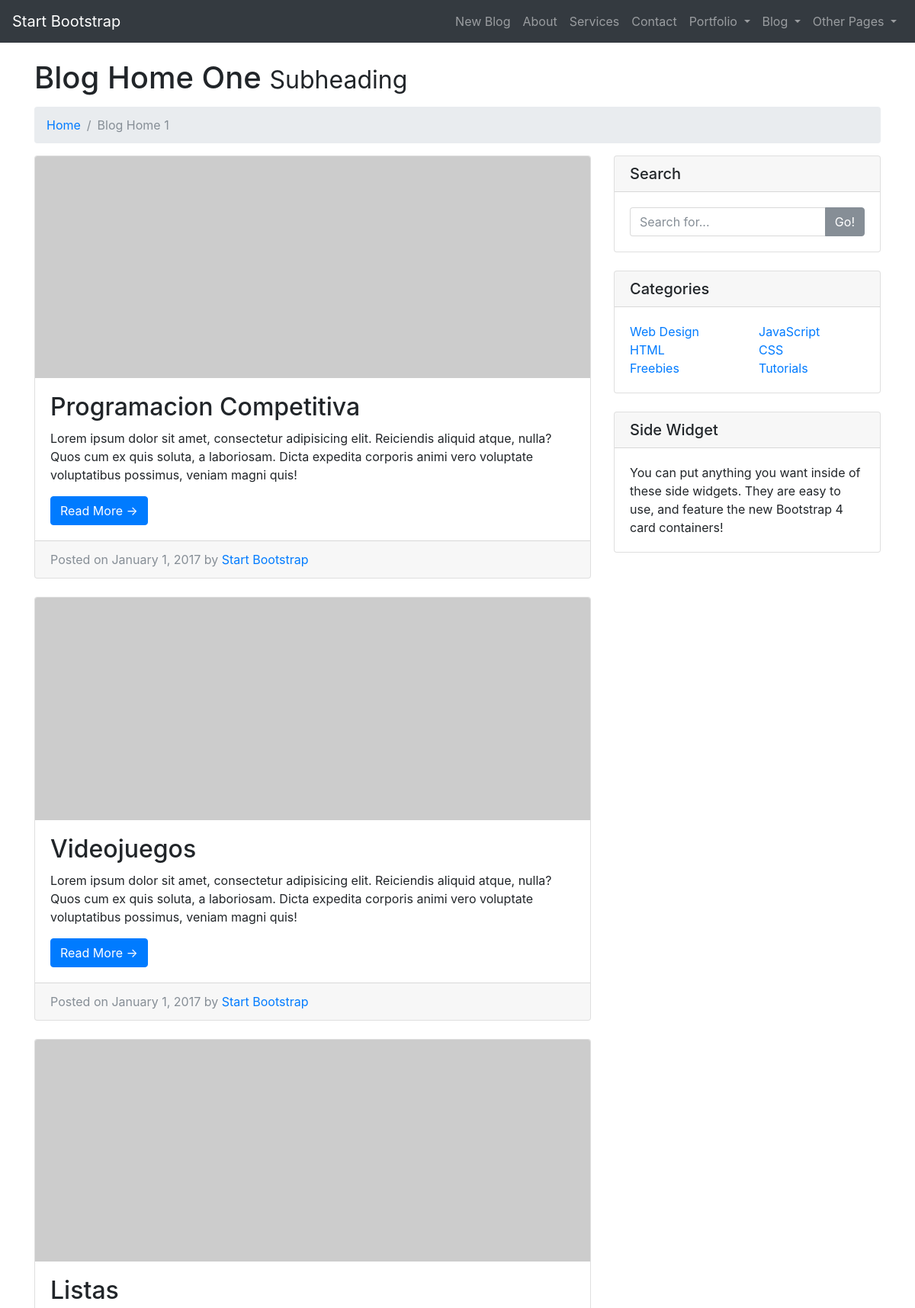
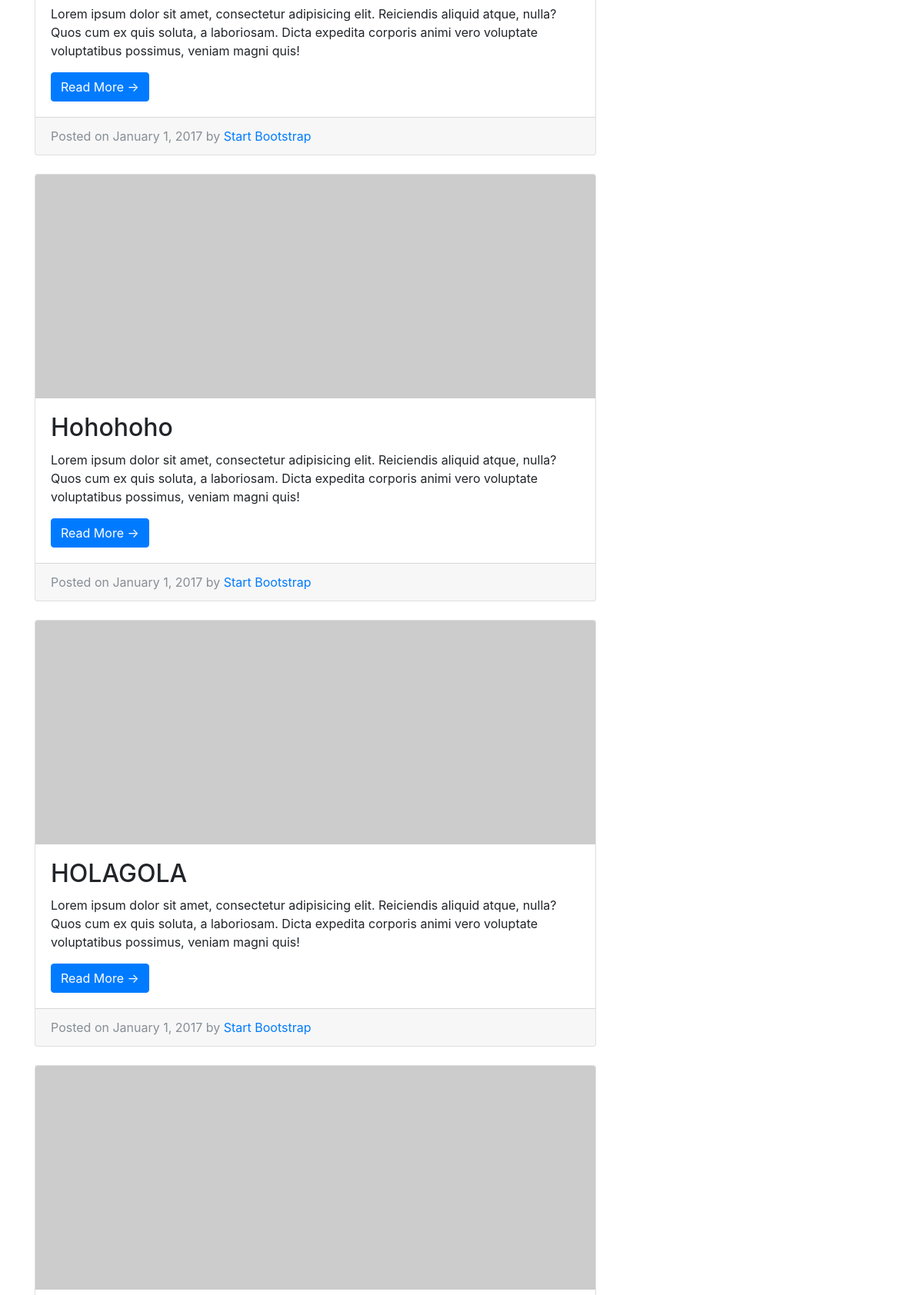
The app's page /blogs/blog-home-1.html (upper part) with its own data (2 pictures, top to bottom).
### blogs/models.py (models this page shows, shortened)
class Blog(models.Model):
	titulo=models.CharField(max_length=255)
	contenido=models.TextField()
	imagen=models.ImageField(blank=True)
	fecha=models.DateTimeField(auto_now=True)
	categorias = models.ManyToManyField(Categoria, through='Pertenece')
	class Meta:
		ordering=('id',)

### blogs/views.py (the view)
def blogs_view(request):
	list_blog=Blog.objects.all()
	context={
		'titulo': "Blogs",
		'blogs': list_blog
	}
	return render(request, app_name+'/blog-home-1.html',context)

### blogs/templates/blogs/blog-home-1.html (shortened to what this page needs)
{% extends "blogs/base.html" %}
{% block Contenido %}
    <div class="container">
        <h1 class="mt-4 mb-3">Blog Home One <small>Subheading</small></h1>
        <ol class="breadcrumb">
            <li class="breadcrumb-item">
                <a href="index.html">Home</a>
            </li>
            <li class="breadcrumb-item active">Blog Home 1</li>
        </ol>
        <div class="row">
            <div class="col-md-8">
				{% for bl in blogs %}
                <div class="card mb-4">
                    <img class="card-img-top" src="http://placehold.it/750x300" alt="Card image cap">
                    <div class="card-body">
                        <h2 class="card-title">{{bl.titulo}}</h2>
                        <p class="card-text">Lorem ipsum dolor sit amet, consectetur adipisicing elit. Reiciendis aliquid atque, nulla? Quos cum ex quis soluta, a laboriosam. Dicta expedita corporis animi vero voluptate voluptatibus possimus, veniam magni quis!</p>
                        <a href="/blogs/blog/{{bl.pk}}" class="btn btn-primary">Read More &rarr;</a>
                    </div>
                    <div class="card-footer text-muted">
                        Posted on January 1, 2017 by <a href="#">Start Bootstrap</a>
                    </div>
                </div>
				{% endfor %}
            </div>
            <div class="col-md-4">
                <div class="card mb-4">
                    <h5 class="card-header">Search</h5>
                    <div class="card-body">
                        <div class="input-group">
                            <input type="text" class="form-control" placeholder="Search for...">
                            <span class="input-group-btn">
                                <button class="btn btn-secondary" type="button">Go!</button>
                            </span>
                        </div>
                    </div>
                </div>
                <div class="card my-4">
                    <h5 class="card-header">Categories</h5>
                    <div class="card-body">
                        <div class="row">
                            <div class="col-lg-6">
                                <ul class="list-unstyled mb-0">
                                    <li><a href="#">Web Design</a></li>
                                    <li><a href="#">HTML</a></li>
                                    <li><a href="#">Freebies</a></li>
                                </ul>
                            </div>
                            <div class="col-lg-6">
                                <ul class="list-unstyled mb-0">
                                    <li><a href="#">JavaScript</a></li>
                                    <li><a href="#">CSS</a></li>
                                    <li><a href="#">Tutorials</a></li>
                                </ul>
                            </div>
                        </div>
                    </div>
                </div>
                <div class="card my-4">
                    <h5 class="card-header">Side Widget</h5>
                    <div class="card-body">
                        You can put anything you want inside of these side widgets. They are easy to use, and feature the new Bootstrap 4 card containers!
                    </div>
                </div>
            </div>
        </div>
    </div>
{% endblock %}

### blogs/templates/blogs/base.html (shortened to what this page needs)
<!DOCTYPE html>
<html lang="es">
<head>
	{% load static %}
    <link href="{% static 'blogs/vendor/bootstrap/css/bootstrap.min.css' %}" rel="stylesheet">
    <link href="{% static 'blogs/css/modern-business.css' %}" rel="stylesheet">
</head>
<body>
    <nav class="navbar fixed-top navbar-expand-lg navbar-dark bg-dark fixed-top">
        <a class="navbar-brand" href="/blogs/index.html">Start Bootstrap</a>
        <div class="collapse navbar-collapse" id="navbarResponsive">
            <ul class="navbar-nav ml-auto">
				<li onload="changeClass()" id="NewBlog" class="nav-item">
					<a class="nav-link" href="/blogs/new_blog.html">New Blog</a>
				</li>
				<li onload="changeClass()" id="About" class="nav-item">
					<a class="nav-link" href="/blogs/about.html">About</a>
				</li>
				<li id="Services" class="nav-item">
					<a class="nav-link" href="/blogs/services.html">Services</a>
				</li>
				<li id="Contact" class="nav-item">
					<a class="nav-link" href="/blogs/contact.html">Contact</a>
				</li>
				<li id="Portfolio" class="nav-item dropdown">
						<a class="nav-link dropdown-toggle" href="#" id="navbarDropdownPortfolio" data-toggle="dropdown" aria-haspopup="true" aria-expanded="false">
								Portfolio
						</a>
					</li>
				<li id="Blog" class="nav-item dropdown">
						<a class="nav-link dropdown-toggle" href="#" id="navbarDropdownBlog" data-toggle="dropdown" aria-haspopup="true" aria-expanded="false">
								Blog
							</a>
				</li>
				<li id="Other" class="nav-item dropdown">
						<a class="nav-link dropdown-toggle" href="#" id="navbarDropdownBlog" data-toggle="dropdown" aria-haspopup="true" aria-expanded="false">
                            Other Pages
                        </a>
				</li>
            </ul>
        </div>
    </nav>
    {% block Contenido %}
	{% endblock %}
</body>
</html>

### blogs/static/blogs/css/modern-business.css (style rules this page uses)
body { padding-top: 54px; }
@media (min-width: 992px) { body { padding-top: 56px; } }

### records on screen
Blog: titulo "Programacion Competitiva"
Blog: titulo "Videojuegos"
Blog: titulo "Listas"
Blog: titulo "Hohohoho"
Blog: titulo "HOLAGOLA"
